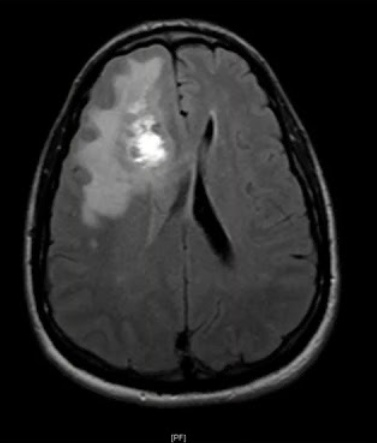
#> input picture segmentation/mri.png, 377 x 443 px
$ jupyter execute 3d.ipynb
#> lines starting #> are read from the running program, lines starting #| are printed output that depends on the picture; after the words box and inside, x2 and y2 are one past the last pixel; in counts of white or black regions, pixels touching at a corner belong together
[cell 1]
import numpy as np
import matplotlib.pyplot as plt
from skimage import io, filters, morphology, color, transform

# Load images
mri_img = io.imread('mri.png', as_gray=True)
#> mri_img: shape (443, 377) float64; min 0, max 1, mean 0.152
ct_img = io.imread('ct.png', as_gray=True)
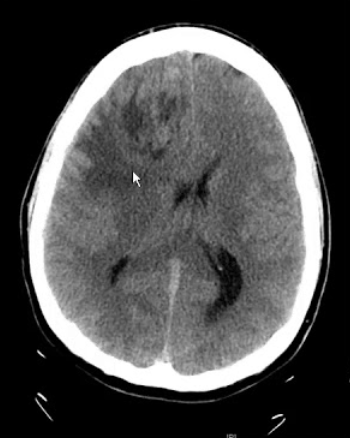
#> input picture segmentation/ct.png, 350 x 438 px
#> ct_img is the input picture: shape (438, 350) float64; min 0, max 1, mean 0.309

# Display reference slices
plt.figure(figsize=(8,4))
plt.subplot(1,2,1); plt.imshow(ct_img, cmap='gray'); plt.title('CT (Bone)')
plt.axis('off')
plt.subplot(1,2,2); plt.imshow(mri_img, cmap='gray'); plt.title('MRI (Soft Tissue & Tumor)')
plt.axis('off')
plt.show()
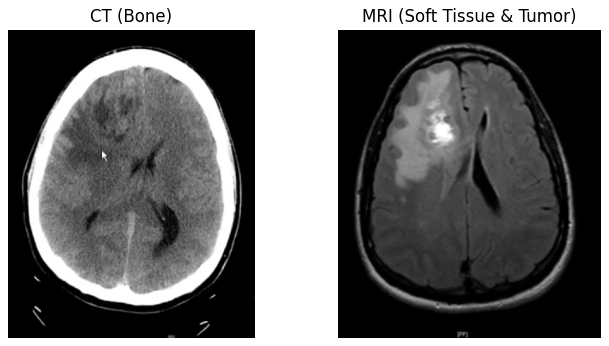
#> figure drawn by matplotlib, 2 panels

[cell 2]
from scipy.ndimage import binary_fill_holes
# Preprocess & segment MRI (Otsu threshold)
mri_smooth = filters.median(mri_img, morphology.disk(2))
mri_norm = (mri_smooth - np.min(mri_smooth)) / (np.max(mri_smooth) - np.min(mri_smooth))
mri_thresh = filters.threshold_otsu(mri_norm)
#> mri_thresh = 0.166
tumor_mask = mri_norm > mri_thresh
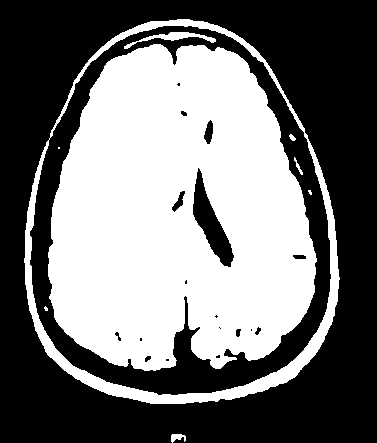
#> tumor_mask: shape (443, 377) bool; 45.1% white; 9 white regions (3 under 20 px), largest, box (x1, y1, x2, y2) and area: (48, 44, 317, 371) 66582, (24, 19, 340, 404) 8064, (124, 32, 216, 49) 406, (171, 434, 186, 443) 85, (294, 157, 303, 175) 45, (289, 134, 296, 141) 30
tumor_mask = morphology.remove_small_objects(tumor_mask, min_size=200)
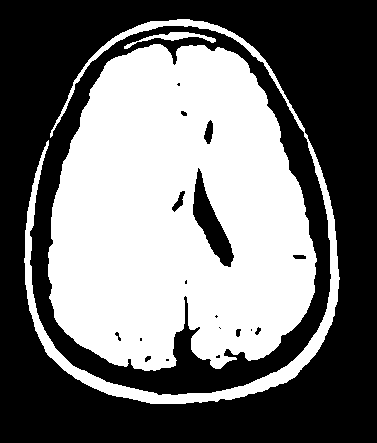
#> tumor_mask: shape (443, 377) bool; 44.9% white; 3 white regions, box (x1, y1, x2, y2) and area: (48, 44, 317, 371) 66582, (24, 19, 340, 404) 8062, (124, 32, 216, 49) 406
tumor_mask = morphology.binary_closing(tumor_mask, morphology.disk(4))
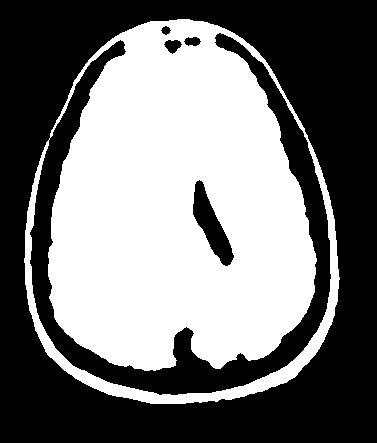
#> tumor_mask: shape (443, 377) bool; 46.1% white; 1 white region, box (x1, y1, x2, y2) and area: (24, 19, 340, 404) 76922
tumor_mask = binary_fill_holes(tumor_mask)
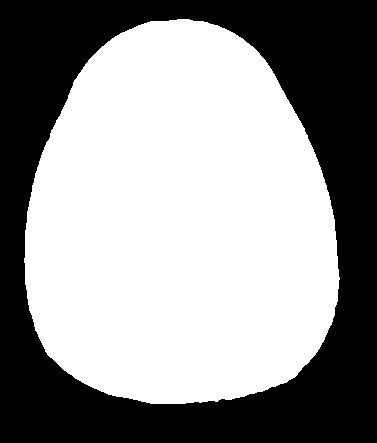
#> tumor_mask: shape (443, 377) bool; 57.8% white; 1 black region, box (x1, y1, x2, y2) and area: (0, 0, 377, 443) 70479

plt.figure(figsize=(4,4))
plt.imshow(tumor_mask, cmap='gray')
plt.title('Tumor Segmentation Mask')
plt.axis('off')
plt.show()

[cell 3]
# For demo: images are already aligned, but let's do a small transform
ct_aligned = transform.resize(ct_img, mri_img.shape, preserve_range=True)
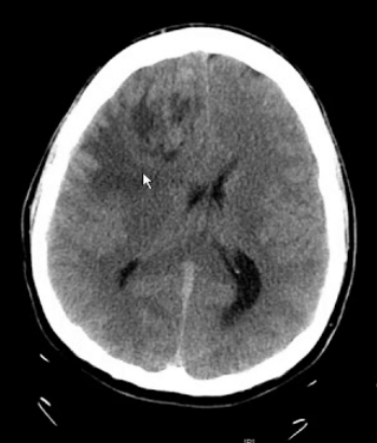
#> ct_aligned: shape (443, 377) float64; min 0, max 1, mean 0.309

plt.figure(figsize=(8,4))
plt.subplot(1,2,1); plt.imshow(ct_img, cmap='gray'); plt.title('Original CT')
plt.axis('off')
plt.subplot(1,2,2); plt.imshow(ct_aligned, cmap='gray'); plt.title('Registered CT')
plt.axis('off')
plt.show()

[cell 4]
# Convert CT to color
ct_rgb = color.gray2rgb(ct_aligned / 255.0)

# Overlay MRI tumor mask (in red) on CT
ct_overlay = np.copy(ct_rgb)
ct_overlay[tumor_mask] = [1, 0, 0]  # Red tumor region
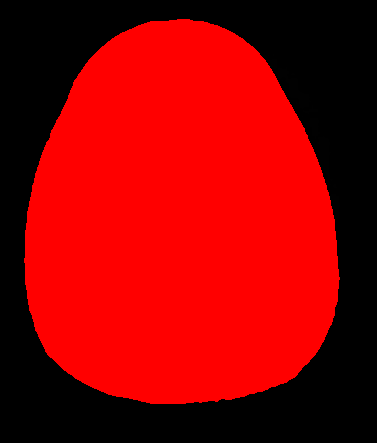
#> ct_overlay: shape (443, 377, 3) float64; mean R, G, B 0.578, 0.00012, 0.00012

# Blend with alpha (transparency)
alpha = 0.4
fused = ct_overlay * alpha + ct_rgb * (1 - alpha)
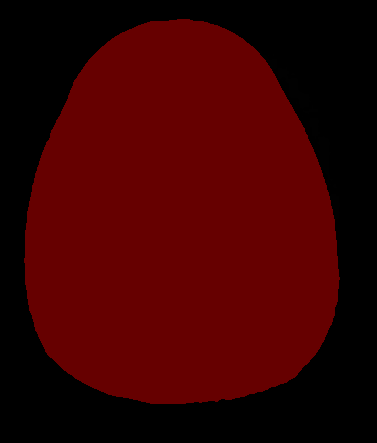
#> fused: shape (443, 377, 3) float64; mean R, G, B 0.232, 0.000775, 0.000775

plt.figure(figsize=(12,4))
plt.subplot(1,3,1); plt.imshow(ct_rgb); plt.title('CT Reference')
plt.axis('off')
plt.subplot(1,3,2); plt.imshow(tumor_mask, cmap='gray'); plt.title('Tumor Mask')
plt.axis('off')
plt.subplot(1,3,3); plt.imshow(fused); plt.title('CT+MRI Fusion (Overlay)')
plt.axis('off')
plt.tight_layout()
plt.show()

[cell 5]
from skimage import measure

plt.figure(figsize=(6,6))
plt.imshow(ct_rgb)
contours = measure.find_contours(tumor_mask, 0.5)
#> contours = 1 point arrays, longest 1409 points
for contour in contours:
    plt.plot(contour[:, 1], contour[:, 0], linewidth=2, color='red')
#> this loop made 1 pass
plt.title('Tumor Boundary Overlay (Contour)')
plt.axis('off')
plt.show()
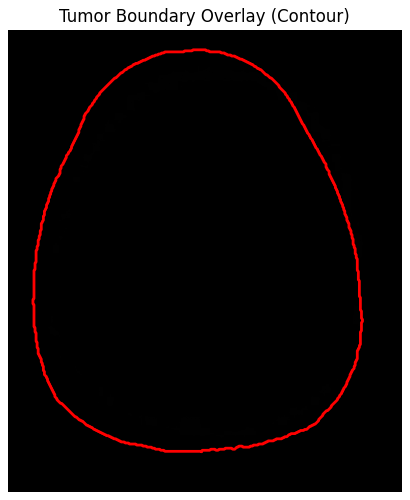
#> figure drawn by matplotlib, 1 panel
